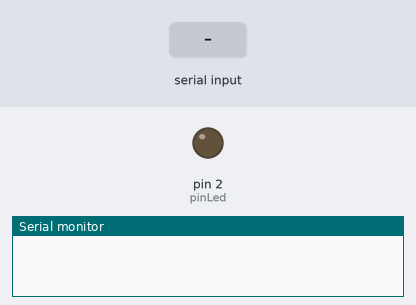
Simulated run of this sketch. Board: Arduino Uno, built with avr-gcc and run on an emulated ATmega328P. Shown: output pins drawn as LEDs (lit = HIGH), the last lines printed to the serial monitor. The test bench sets the inputs (shaded band).

Above: at 1.2 s.
1.3 s: "O" received over Serial
At 2.5 s:
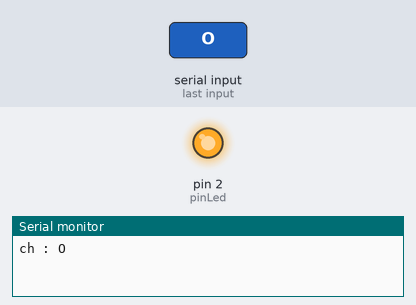
2.8 s: "X" received over Serial
At 3.7 s:
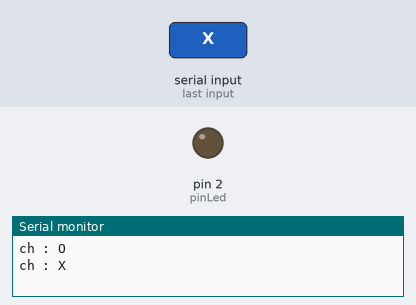
Timing chart, 0 to 5.8 s (numbered marks = the images above; inputs shaded):
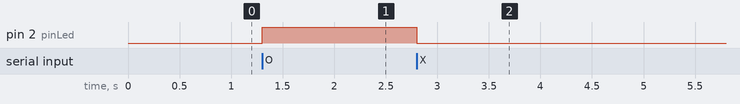

Measured:
- after the input at 1.3 s, pin 2 (pinLed): LOW → HIGH at once
- after the input at 2.8 s, pin 2 (pinLed): HIGH → LOW at once

The sketch:

___.ino
```cpp
const int pinLed = 2;

void setup() {
  Serial.begin(115200);
  pinMode(pinLed, OUTPUT);
  // put your setup code here, to run once:

}

void loop() {
  char ch;
  if(Serial.available()){ // 시리얼 버퍼에 값이 있는지 확인!
    ch = Serial.read();
    Serial.println("ch : " + String(ch));
  }
    if(ch == 'O')
    digitalWrite(pinLed, HIGH);
    else if(ch == 'X')
    digitalWrite(pinLed, LOW);
  }
```
